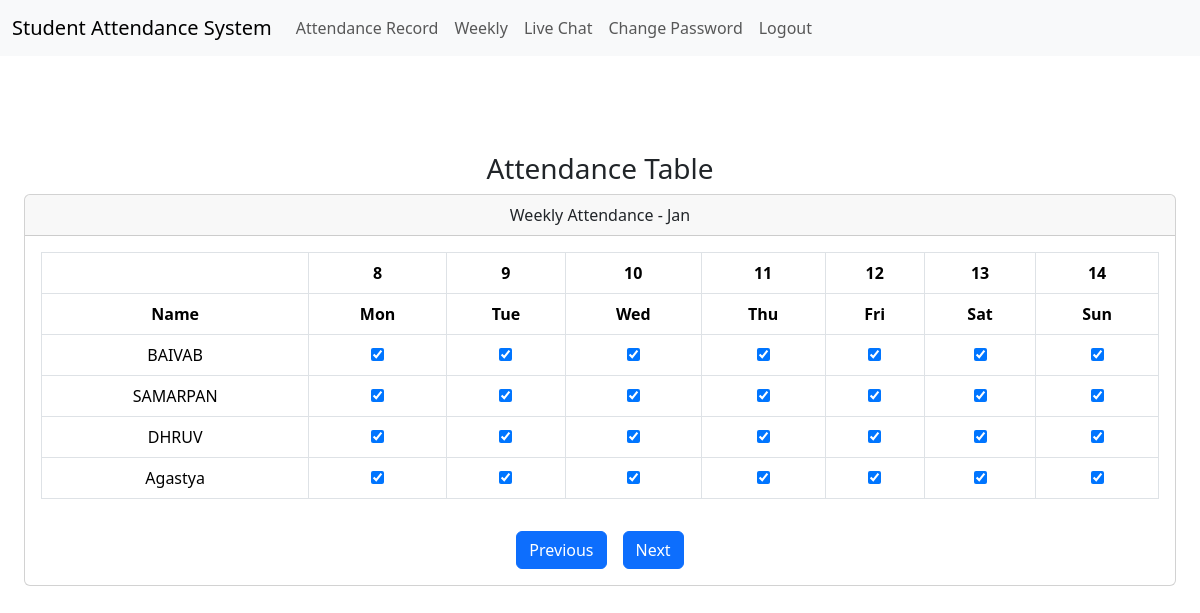
Page /week (signed in) on the earlier database version.
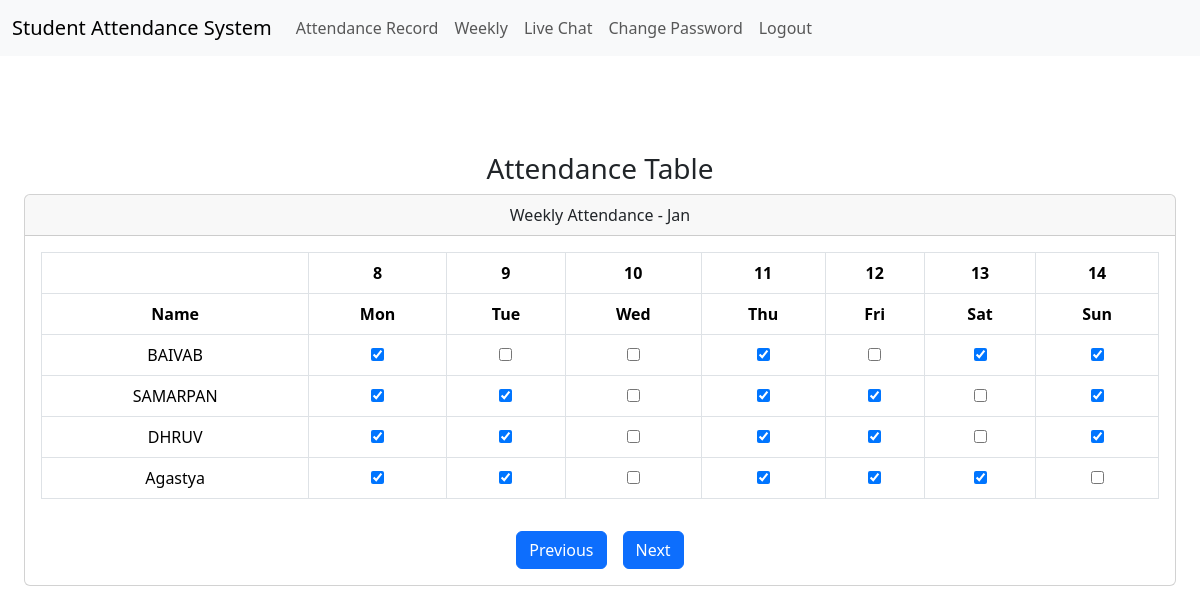
Same page on the later database version.
### tables this page shows
CREATE TABLE 'attendance' (
    'id' INTEGER PRIMARY KEY NOT NULL,
    'people_id' INTEGER NOT NULL,
    'present' BOOLEAN,
    'month' INTEGER NOT NULL,
    'day' INTEGER NOT NULL,
    UNIQUE ('people_id', 'month', 'day')
);

CREATE TABLE people(
id INTEGER PRIMARY KEY AUTOINCREMENT,
name TEXT,
age INTEGER);

### app.py (the view)
@app.route("/week", methods=["GET", "POST"])
@login_required
def week():
    names = datadb.execute("SELECT name FROM people")
    global_ending_date = global_starting_date + 7
    global_dates = [str(i) for i in range(global_starting_date, global_ending_date)]
    month = current_month
    attendance_data = {}
    for name in names:
        attendance_data[name['name']] = []
        for date in global_dates:
            present = datadb.execute("""
                SELECT present FROM attendance
                WHERE people_id = (SELECT id FROM people WHERE name = ?)
                AND month = ?
                AND day = ?
            """, name['name'], current_month, date)
            attendance_data[name['name']].append(bool(present) and present[0]['present'] == 'False')
    if request.method == "GET":
        return render_template(
            "week.html",
            names=names,
            dates=global_dates,
            month=month,
            length=global_ending_date - global_starting_date,
            attendance_data=attendance_data
        )

### app.py (called while the page is built)
@app.after_request
def after_request(response):
    response.headers["Cache-Control"] = "no-cache, no-store, must-revalidate"
    response.headers["Expires"] = 0
    response.headers["Pragma"] = "no-cache"
    return response

### helpers.py (called while the page is built)
def login_required(f):
    @wraps(f)
    def decorated_function(*args, **kwargs):
        if session.get("user_id") is None:
            return redirect("/login")
        return f(*args, **kwargs)
    return decorated_function

### templates/week.html (shortened to what this page needs)
{% extends "layout.html" %} {% block title %} Attendance Record {% endblock %}
{% block main %}
<div class="container-fluid mt-5">
  <div class="row">
    <div class="col-lg-12">
      <h3>Attendance Table</h3>
      <div class="card">
        <div class="card-header text-center">
          Weekly Attendance - {{ month }}
        </div>
        <div class="card-body">
          <div class="row">
            <div class="col-md-12">
              <div class="table-responsive">
                <table class="table table-bordered">
                  <thead>
                    <tr>
                      <th></th>
                      {% for date in dates %}
                      <th class="text-center">{{ date }}</th>
                      {% endfor %}
                    </tr>
                    <tr>
                      <th>Name</th>
                      <th class="text-center">Mon</th>
                      <th class="text-center">Tue</th>
                      <th class="text-center">Wed</th>
                      <th class="text-center">Thu</th>
                      <th class="text-center">Fri</th>
                      <th class="text-center">Sat</th>
                      <th class="text-center">Sun</th>
                    </tr>
                  </thead>
                  <tbody>
                    {% for name in names %}
                    <tr>
                      <td>{{ name.name }}</td>
                      {% for day in ['Monday', 'Tuesday', 'Wednesday',
                      'Thursday', 'Friday', 'Saturday', 'Sunday'] %}
                      <td>
                        {% if attendance_data[name.name][loop.index0] %}
                        <input
                          type="checkbox"
                          name="{{ name.name }}_{{ day }}"
                          onclick="toggleDate(this, '{{ day }}', '{{ name.name }}', '{{ dates[loop.index0] }}', '{{ month }}')"
                        />
                        {% else %}
                        <input
                          type="checkbox"
                          checked="checked"
                          name="{{ name.name }}_{{ day }}"
                          onclick="toggleDate(this, '{{ day }}', '{{ name.name }}', '{{ dates[loop.index0] }}', '{{ month }}')"
                        />
                        {% endif %}
                      </td>
                      {% endfor %}
                    </tr>
                    {% endfor %}
                  </tbody>
                </table>
              </div>
            </div>
          </div>
          <div class="row mt-3">
            <div class="col-md-12 d-flex justify-content-center text-center">
              <button
                class="btn btn-primary mx-2"
                type="button"
                onclick="handlePrevious()"
              >
                Previous
              </button>
              <button
                class="btn btn-primary mx-2"
                type="button"
                onclick="handleNext()"
              >
                Next
              </button>
            </div>
          </div>
        </div>
      </div>
    </div>
  </div>
</div>
{% endblock %}

### templates/layout.html (shortened to what this page needs)
<!DOCTYPE html>
<html lang="en">
<head>
    <link rel="stylesheet" href="https://cdn.jsdelivr.net/npm/@docsearch/css@3" />
    <link href="/static/bootstrap.min.css" rel="stylesheet" />
    <link href="/static/styles.css" rel="stylesheet" />
</head>
<body>
    <nav class="navbar navbar-expand-lg bg-body-tertiary">
        <div class="container-fluid">
            <a class="navbar-brand" href="/">Student Attendance System</a>
            <div class="collapse navbar-collapse" id="navbarNavAltMarkup">
                {% if session["user_id"] %}
                    <div class="navbar-nav">
                        <a class="nav-link" href="/members">Attendance Record</a>
                        <a class="nav-link" href="/week">Weekly</a>
                        <a class="nav-link" href="/live_chat">Live Chat</a>
                        <a class="nav-link" href="/change_password">Change Password</a>
                        <a class="nav-link" href="/logout">Logout</a>
                    </div>
                {% endif %}
            </div>
        </div>
    </nav>
    <main class="container-fluid py-5 text-center">
        {% block main %}{% endblock %}
    </main>
</body>
</html>

### static/styles.css (style rules this page uses)
html, body { height: 100%; }

Differences in the rows shown:
removed attendance: month "Jan"
Other differences:
{{ month }}: (not shown) → "Jan"
